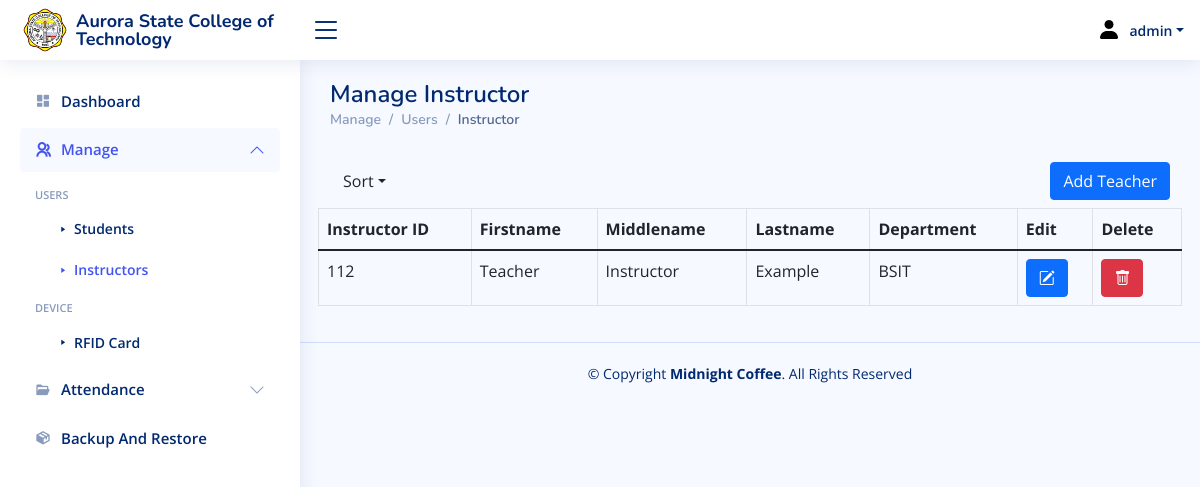
Page /manage_teacher.php (signed in) on the committed database.
### tables this page shows
CREATE TABLE `teacher_list` (
  `teacher_id` int(11) NOT NULL,
  `teacher_firstname` tinytext NOT NULL,
  `teacher_middlename` tinytext NOT NULL,
  `teacher_lastname` tinytext NOT NULL,
  `subject_taught` tinytext DEFAULT NULL,
  `department` tinytext DEFAULT NULL,
  `rfid_card_id` int(11) DEFAULT NULL,
  PRIMARY KEY (`teacher_id`),
  CONSTRAINT `teacher_id_fk` FOREIGN KEY (`teacher_id`) REFERENCES `user_list` (`id`)
);

### manage_teacher.php (the view, shortened to what this page needs)
<?php include_once 'lib/connection.php';
?>
<!DOCTYPE html>
<html lang="en">
<head>
   <link href="assets/css/bootstrap.min.css" rel="stylesheet">
   <link rel="stylesheet" type="text/css" href="assets/css/dataTables.bootstrap5.min.css">
   <link href="assets/css/bootstrap-icons.css" rel="stylesheet">
   <link href="assets/css/boxicons.min.css" rel="stylesheet">
   <link href="assets/css/quill.snow.css" rel="stylesheet">
   <link href="assets/css/quill.bubble.css" rel="stylesheet">
   <link href="assets/css/remixicon.css" rel="stylesheet">
   <link href="assets/css/style.css" rel="stylesheet">
   <link href="assets/css/toastr.css" rel="stylesheet">
</head>
<body>
   <?php
   include 'include/navigation.php';
   if ($_SESSION["position"] == "Administrator") {
      include 'include/sideNavigation.php';
   } elseif ($_SESSION["position"] == "Instructor") {
      include 'include/instructorSideNavigation.php';
   } elseif ($_SESSION["position"] == "Student") {
      include 'include/studentSideNavigation.php';
   }
   ?>
   <main id="main" class="main">
      <div class="pagetitle">
         <h1>Manage Instructor</h1>
         <nav>
            <ol class="breadcrumb">
               <li class="breadcrumb-item">Manage</li>
               <li class="breadcrumb-item">Users</li>
               <li class="breadcrumb-item active">Instructor</li>
            </ol>
         </nav>
      </div>
      <section class="section dashboard">
         <div class="row">
            <div class="d-flex align-items-center mt-3 mb-2">
               <div class="dropdown">
                  <button class="btn dropdown-toggle" type="button" data-bs-toggle="dropdown" aria-expanded="false">Sort</button>
               </div>
               <button type="button" class="btn btn-primary ms-auto" data-bs-toggle="modal" data-bs-target="#addTeacher">Add Teacher</button>
            </div>
            <table id="InstructorTable" class="display table table-bordered">
               <thead>
                  <tr>
                     <th>Instructor ID</th>
                     <th>Firstname</th>
                     <th>Middlename</th>
                     <th>Lastname</th>
                     <th>Department</th>
                     <th>Edit</th>
                     <th>Delete</th>
                  </tr>
               </thead>
               <tbody class="table-group-divider">
                  <?php
                  $select = $pdo->prepare("SELECT * FROM teacher_list  ORDER BY teacher_id ASC");
                  $select->execute();
                  while ($row = $select->fetch(PDO::FETCH_ASSOC)) {
                  ?>
                     <tr>
                        <td><?php echo $row["teacher_id"]; ?></td>
                        <td><?php echo $row["teacher_firstname"]; ?></td>
                        <td><?php echo $row["teacher_middlename"]; ?></td>
                        <td><?php echo $row["teacher_lastname"]; ?></td>
                        <td><?php echo $row["department"]; ?></td>
                        <td>
                           <a type="button" class="btn btn-primary ms-auto" href="editInstructor.php?id=<?php echo $row["teacher_id"]; ?>" data-toggle="tooltip" title="Edit"><i class="bi bi-pencil-square"></i></a>
                        </td>
                        <td>
                           <button type="button" class="btn btn-danger" data-bs-toggle="modal" data-bs-target="#deleteInstructormodal" data-toggle="tooltip" title="Delete"><i class="bi bi-trash"></i></button>
                        </td>
                     </tr> <?php }
                           ?>
               </tbody>
            </table>
         </div>
      </section>
   </main>
   <footer id="footer" class="footer">
      <div class="copyright"> &copy; Copyright <strong><span>Midnight Coffee</span></strong>. All Rights Reserved</div>
   </footer>
</body>
</html>

### assets/css/style.css (style rules this page uses)
:root { scroll-behavior: smooth; }
body { font-family: "Open Sans", sans-serif; background: #f6f9ff; color: #444444; }
a { color: #4154f1; text-decoration: none; }
h1, h2, h3, h4, h5, h6 { font-family: "Nunito", sans-serif; }
#main { margin-top: 60px; padding: 20px 30px; transition: all 0.3s; }
.pagetitle { margin-bottom: 10px; }
.pagetitle h1 { font-size: 24px; margin-bottom: 0; font-weight: 600; color: #012970; }
.breadcrumb { font-size: 14px; font-family: "Nunito", sans-serif; color: #899bbd; font-weight: 600; }
.breadcrumb .breadcrumb-item::before { color: #899bbd; }
.breadcrumb .active { color: #51678f; font-weight: 600; }
@media (min-width: 1200px) { #main, #footer { margin-left: 300px; } }
.footer { padding: 20px 0; font-size: 14px; transition: all 0.3s; border-top: 1px solid #cddfff; }
.footer .copyright { text-align: center; color: #012970; }

### rows in the picture
teacher_list: teacher_id "112", teacher_firstname "Teacher", teacher_middlename "Instructor", teacher_lastname "Example", department "BSIT"

### other values in the picture
$_SESSION["username"] "admin"
